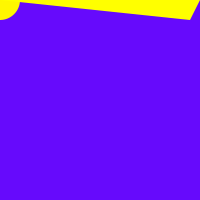
Frame 1 (no input)
Frame 60 (the mouse pressed at the canvas centre just before this capture): identical to frame 1, image omitted
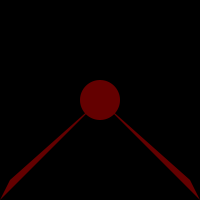
Frame 120 (the mouse held since frame 60 and released just before this capture)

The Processing sketch that drew these frames (run headless with seeded random() and noise(); from frame 60 on, the mouse is pressed at the canvas centre):

// Processing sketch: processing_36342
// ── processing_36342.pde

void setup() {	
  size(200, 200);	
  colorMode(RGB);
}

void draw() {
  background(102, 10, 252);
  if (mouseY<height/2) {
    noStroke();
    fill(255, 247, 0);
    ellipse(mouseX, mouseY, 40, 40);
  }
  else {
    background(0);
    fill(mouseY, 0, 0);
    ellipse(mouseX, mouseY, 40, 40);
  }
  if (mouseY<height/2) {
    fill(255, 255, 0);
    triangle(mouseX, mouseY, 0, 0, 10, 20);
    triangle(mouseX, mouseY,200,0,190,20);
  }
  else {
    triangle(mouseX, mouseY, 200, 200, 190, 180);
    triangle(mouseX, mouseY, 0,200,10,180);
  }
}


//int x=1;

//if(x<100){
//  fill(0,0,255);
// ellipse(width/2, height/2, 50, 50);
//}	
